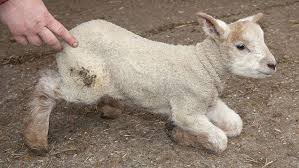
%> input picture resimler/images.jfif, 299 x 168 px
$ octave --eval "result = EvaluateFeatures(imread('resimler/images.jfif'));"   (GNU Octave 9; MATLAB toolbox functions it lacks are replaced by stand-ins)
%> lines starting %> are read from the running program, lines starting %| are printed output that depends on the picture; in (x1, y1, x2, y2) boxes, pixels count from 0 and x2, y2 are one past the last pixel; in counts of white or black regions, pixels touching at a corner belong together; the program's own positions count from 1
% Function to call and evaluate features
function [feat_disease seg_img] =  EvaluateFeatures(I)


cform = makecform('srgb2lab');

lab_he = applycform(I,cform);
%> lab_he: size 168x299x3 uint8; mean of channels 1, 2, 3 141.8, 132.4, 137.8

ab = double(lab_he(:,:,2:3));
nrows = size(ab,1);
%> nrows = 168
ncols = size(ab,2);
%> ncols = 299
ab = reshape(ab,nrows*ncols,2);
nColors = 3;
[cluster_idx cluster_center] = kmeans(ab,nColors,'distance','sqEuclidean', ...
                                      'Replicates',3);
%> cluster_center = [133.2 139.2; 142.7 136.8; 130.3 136.2]

pixel_labels = reshape(cluster_idx,nrows,ncols);
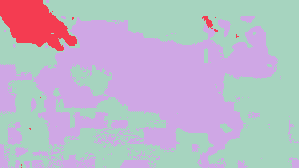
%> pixel_labels: size 168x299 double; 3 distinct labels, from 1 to 3; one colour per label, 0 black

segmented_images = cell(1,3);

rgb_label = repmat(pixel_labels,[1,1,3]);
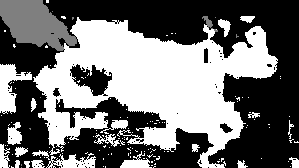
%> rgb_label: size 168x299x3 double; min 1, max 3, mean 1.91; drawn with min black and max white

for k = 1:nColors
    colors = I;
    colors(rgb_label ~= k) = 0;
    segmented_images{k} = colors;
end
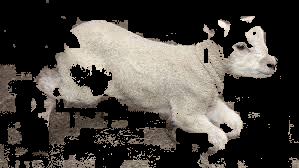
%> colors: size 168x299x3 uint8; mean R, G, B 72.3, 67.9, 62.4
%> after the loop, segmented_images = 3 items


figure, subplot(3,1,1);imshow(segmented_images{1});title('Segmente Edilmiþ 1.Görüntü'); subplot(3,1,2);imshow(segmented_images{2});title('Segmente Edilmiþ 2.Görüntü');
%> after `imshow(segmented_images{1})`:
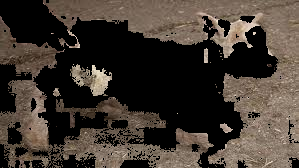
%> displayed picture: size 168x299x3, on the screen's scale of 0 to 255; mean R, G, B 65.7, 56.8, 48.9
%> after `imshow(segmented_images{2})`:
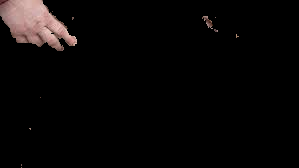
%> displayed picture: size 168x299x3, on the screen's scale of 0 to 255; mean R, G, B 8.8, 6.9, 6.6
subplot(3,1,3);imshow(segmented_images{3});title('Segmente Edilmiþ 3.Görüntü');


% Feature Extraction
x = inputdlg('Enfekte olan bölgenin en net göründüðü görüntünün numarasýný lütfen giriniz:');
%> the answer given: 3
i = str2double(x);
% Extract the features from the segmented image
seg_img = segmented_images{i};

% Convert to grayscale if image is RGB
if ndims(seg_img) == 3
   img = rgb2gray(seg_img);
end
%figure, imshow(img); title('Gray Scale Image');

% Evaluate the disease affected area
black = im2bw(seg_img,graythresh(seg_img));
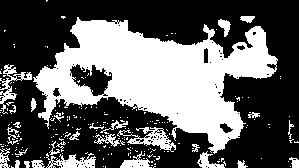
%> black: size 168x299 logical; 38.3% white; 224 white regions (195 under 20 px), largest, box (x1, y1, x2, y2) and area: (33, 17, 278, 154) 15712, (117, 127, 176, 152) 518, (46, 153, 96, 168) 410
%figure, imshow(black);title('Black & White Image');
m = size(seg_img,1);
%> m = 168
n = size(seg_img,2);
%> n = 299

zero_image = zeros(m,n);
%G = imoverlay(zero_image,seg_img,[1 0 0]);

cc = bwconncomp(seg_img,6);
%> cc = 239 connected components
diseasedata = regionprops(cc,'basic');
%> diseasedata = 239 regions; largest, Area and Centroid: 54460 [153.6 83.7 2], 2322 [10.1 87.4 2], 1053 [76.5 163.2 2], 699 [15.2 135.3 2], 675 [136.3 164.6 2]
A1 = diseasedata.Area;
%> A1 = 2322
%> (the run ends here)
